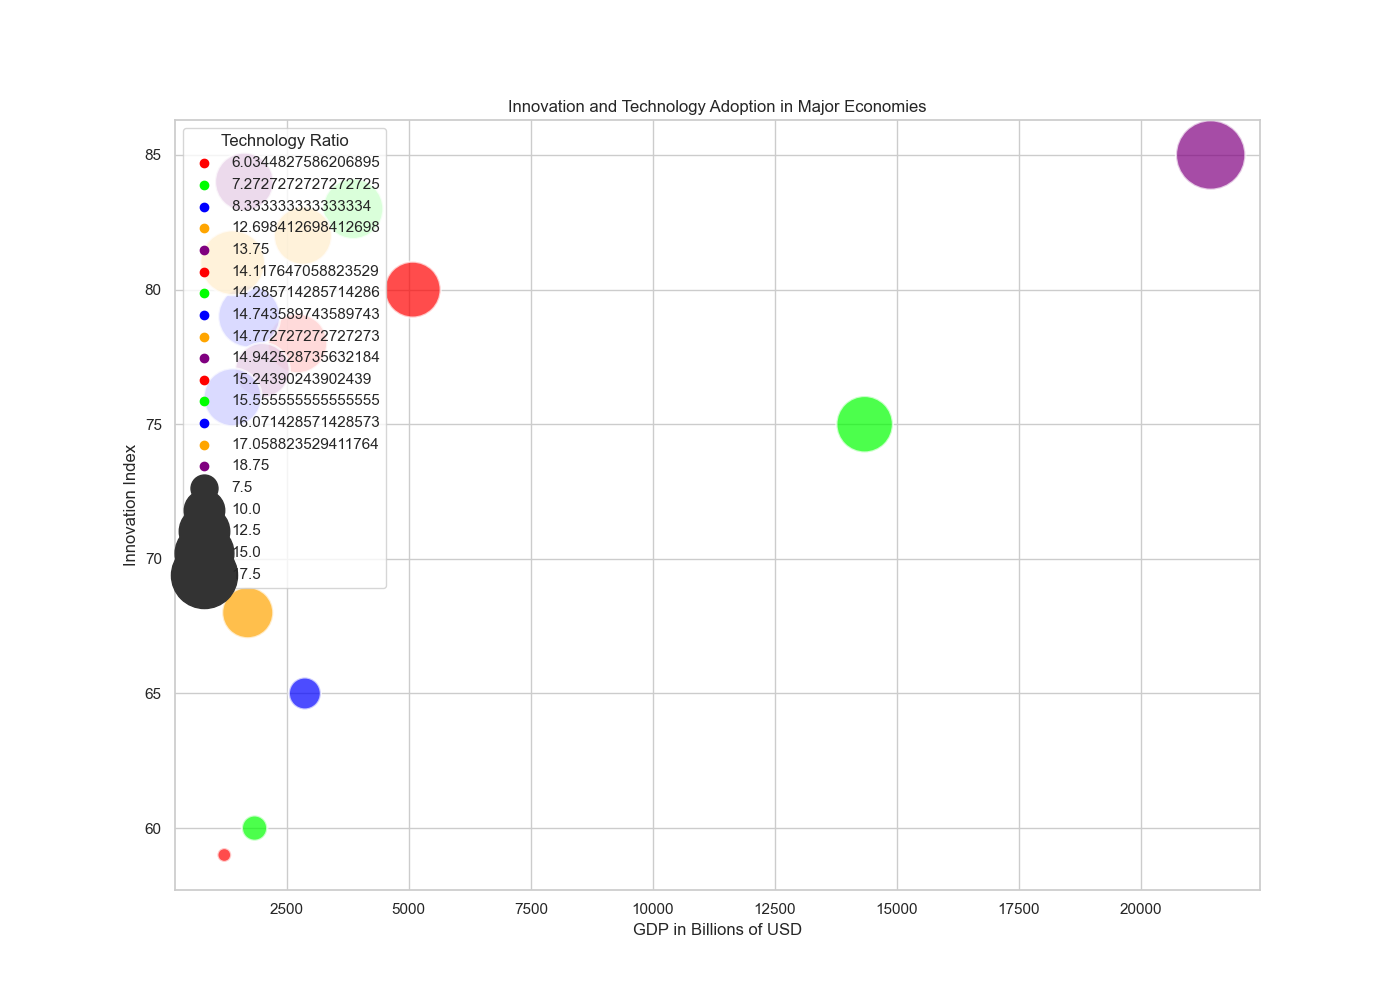

Here is the Python script that generated this plot:

import seaborn as sns
import matplotlib.pyplot as plt
import pandas as pd

data = pd.DataFrame({
    'Country': ['United States', 'China', 'Japan', 'Germany', 'India',
                'United Kingdom', 'France', 'Brazil', 'Canada', 'Russia',
                'Australia', 'South Korea', 'Italy', 'Mexico', 'Spain'],
    'GDP_Billion': [21430, 14340, 5080, 3860, 2870, 2830, 2720, 1840, 1730, 1700, 1390, 1630, 2000, 1220, 1390],
    'Innovation_Index': [85, 75, 80, 83, 65, 82, 78, 60, 79, 68, 81, 84, 77, 59, 76],
    'Technology_Adoption': [80, 70, 85, 90, 60, 88, 82, 55, 84, 63, 85, 87, 80, 58, 78],
    'Population_Millions': [331, 1441, 126, 83, 1380, 68, 65, 213, 38, 146, 25, 52, 60, 129, 47],
    'Research_Expenditure_Per_Capita': [1500, 1000, 1200, 1400, 500, 1300, 1250, 400, 1350, 800, 1450, 1300, 1100, 350, 1150]
})

data['Technology_Ratio'] = data['Research_Expenditure_Per_Capita'] / data['Technology_Adoption']

sns.set(style='whitegrid')

plt.figure(figsize=(14, 10))
bubble = sns.scatterplot(data=data, x='GDP_Billion', y='Innovation_Index',
                         size='Technology_Ratio', hue='Technology_Ratio',
                         palette=['#FF0000', '#00FF00', '#0000FF', '#FFA500', '#800080'],
                         legend='brief', alpha=0.7, sizes=(100, 2500))

plt.xlabel('GDP in Billions of USD')
plt.ylabel('Innovation Index')
plt.title('Innovation and Technology Adoption in Major Economies')
plt.legend(loc='upper left', title='Technology Ratio')

plt.show()
